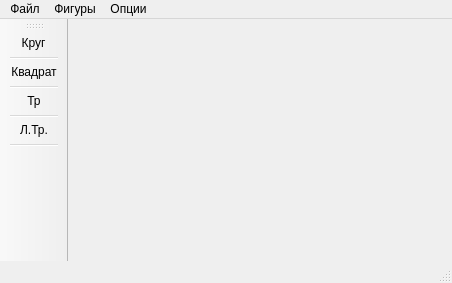
<?xml version="1.0" encoding="UTF-8"?>
<ui version="4.0">
 <class>MainWindow</class>
 <widget class="QMainWindow" name="MainWindow">
  <property name="geometry">
   <rect>
    <x>0</x>
    <y>0</y>
    <width>452</width>
    <height>283</height>
   </rect>
  </property>
  <property name="windowTitle">
   <string>MainWindow</string>
  </property>
  <widget class="QWidget" name="centralWidget"/>
  <widget class="QMenuBar" name="menuBar">
   <property name="geometry">
    <rect>
     <x>0</x>
     <y>0</y>
     <width>452</width>
     <height>21</height>
    </rect>
   </property>
   <widget class="QMenu" name="menu">
    <property name="title">
     <string>Фигуры</string>
    </property>
    <addaction name="actionSquare"/>
    <addaction name="actionCircle"/>
    <addaction name="separator"/>
    <addaction name="actionChooseColor"/>
   </widget>
   <widget class="QMenu" name="menu_2">
    <property name="title">
     <string>Файл</string>
    </property>
    <addaction name="actionSave"/>
    <addaction name="actionLoad"/>
    <addaction name="separator"/>
    <addaction name="actionExit"/>
   </widget>
   <widget class="QMenu" name="menu_3">
    <property name="title">
     <string>Опции</string>
    </property>
    <addaction name="actionCustomize"/>
   </widget>
   <addaction name="menu_2"/>
   <addaction name="menu"/>
   <addaction name="menu_3"/>
  </widget>
  <widget class="QToolBar" name="mainToolBar">
   <attribute name="toolBarArea">
    <enum>LeftToolBarArea</enum>
   </attribute>
   <attribute name="toolBarBreak">
    <bool>false</bool>
   </attribute>
   <addaction name="actionCircle"/>
   <addaction name="separator"/>
   <addaction name="actionSquare"/>
   <addaction name="separator"/>
   <addaction name="actionTriangle"/>
   <addaction name="separator"/>
   <addaction name="actionSomeTriangle"/>
   <addaction name="separator"/>
  </widget>
  <widget class="QStatusBar" name="statusBar"/>
  <action name="actionSquare">
   <property name="checkable">
    <bool>true</bool>
   </property>
   <property name="icon">
    <iconset resource="icon.qrc">
     <normaloff>:/girpodn_.jpg</normaloff>
     <normalon>:/girpodn_.jpg</normalon>:/girpodn_.jpg</iconset>
   </property>
   <property name="text">
    <string>Квадрат</string>
   </property>
   <property name="toolTip">
    <string>Добавить квадрат</string>
   </property>
  </action>
  <action name="actionCircle">
   <property name="checkable">
    <bool>true</bool>
   </property>
   <property name="text">
    <string>Круг</string>
   </property>
   <property name="toolTip">
    <string>Добавить круг</string>
   </property>
  </action>
  <action name="actionChooseColor">
   <property name="text">
    <string>Выбрать цвет</string>
   </property>
  </action>
  <action name="actionRemove">
   <property name="text">
    <string>Удалить фигуру</string>
   </property>
  </action>
  <action name="actionSave">
   <property name="text">
    <string>Сохранить</string>
   </property>
  </action>
  <action name="actionLoad">
   <property name="text">
    <string>Загрузить</string>
   </property>
  </action>
  <action name="actionCustomize">
   <property name="text">
    <string>Настройки</string>
   </property>
  </action>
  <action name="actionExit">
   <property name="text">
    <string>Выход</string>
   </property>
  </action>
  <action name="actionTriangle">
   <property name="checkable">
    <bool>true</bool>
   </property>
   <property name="checked">
    <bool>false</bool>
   </property>
   <property name="text">
    <string>Тр</string>
   </property>
   <property name="toolTip">
    <string>Выберите треугольник</string>
   </property>
  </action>
  <action name="actionSomeTriangle">
   <property name="checkable">
    <bool>true</bool>
   </property>
   <property name="text">
    <string>Л.Тр.</string>
   </property>
   <property name="toolTip">
    <string>Ввод любого треугольника.</string>
   </property>
  </action>
 </widget>
 <layoutdefault spacing="6" margin="11"/>
 <resources>
  <include location="icon.qrc"/>
 </resources>
 <connections/>
</ui>
